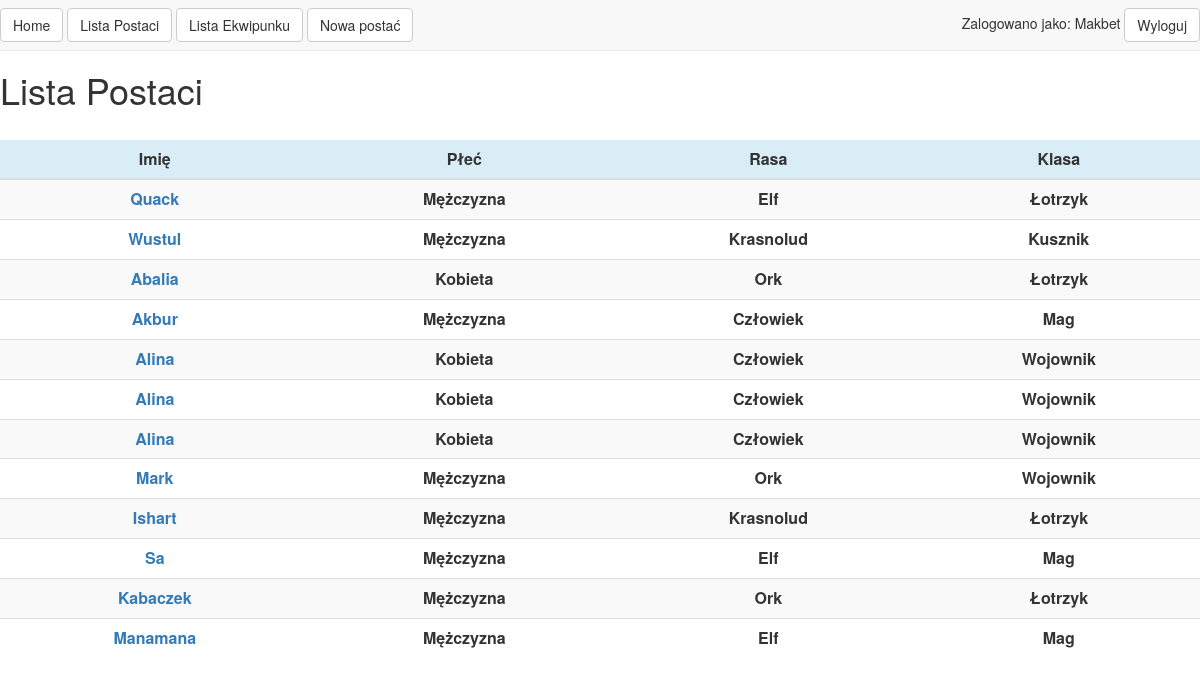
/characters/ (signed in), run on the app's committed database.
### character_sheet/models.py (models this page shows, shortened)
class Character_sheet(models.Model):
    user = models.ForeignKey(settings.AUTH_USER_MODEL, default=1)
    name = models.CharField(max_length=40)
    GENDER_CHOICES = (
        ('M', 'Mężczyzna'),
        ('F', 'Kobieta'),
    )
    gender = models.CharField(max_length=1, choices=GENDER_CHOICES, default='M')
    RACE_CHOICES = (
        ('H', 'Człowiek'),
        ('O', 'Ork'),
        ('E', 'Elf'),
        ('D', 'Krasnolud'),
    )
    race = models.CharField(max_length=1, choices=RACE_CHOICES, default='H')
    CLASS_CHOICES = (
        ('W', 'Wojownik'),
        ('R', 'Łotrzyk'),
        ('M', 'Mag'),
        ('C', 'Kusznik'),
    )
    class_x = models.CharField(max_length=1, choices=CLASS_CHOICES, default='W')
    gold = models.IntegerField(default=1000)

### character_sheet/views.py (the view)
# urls.py: url(r'^characters/$', characters_list),
def characters_list(request):
    querydata = Character_sheet.objects.all()
    passed_data = {
        "querydata": querydata,
        "title": "Lista Postaci"
    }
    return render(request, "characters/list.html", passed_data)

### templates/characters/list.html
{% extends "index.html" %}
{% block content %}
<div>
<table class="table table-striped table-hover">
<thead>
  <tr class="info">
    <th class="text-center">Imię</th>
    <th class="text-center">Płeć</th>
    <th class="text-center">Rasa</th>
    <th class="text-center">Klasa</th>
  </tr>
</thead>
<tbody>
{% for obj in querydata %}
<tr>
    <th class="text-center"><a href="/characters/{{ obj.id }}">{{ obj.name }}</a></th>
    <th class="text-center">{{ obj.get_gender_display }}</th>
    <th class="text-center">{{ obj.get_race_display }}</th>
    <th class="text-center">{{ obj.get_class_x_display }}</th>
</tr>
{% endfor %}
</tbody>
</table>
</div>
{% endblock %}

### templates/menu.html (shortened to what this page needs)
<div class="navbar navbar-default navbar-fixed-top" id="Ttopnav">
    <div style="float:left;">
      <a class="btn btn-default navbar-btn" href="/">Home</a>
      <a class="btn btn-default navbar-btn" href="/characters">Lista Postaci</a>
      <a class="btn btn-default navbar-btn" href="/equipment">Lista Ekwipunku</a>
        {% if user.groups.all.0.name == "Player" %}
            <a class="btn btn-default navbar-btn" href="/characters/new">Nowa postać</a>
        {% endif %}
    </div>
    <div style="float:right;">
        {% if user.is_authenticated %}
            <span>Zalogowano jako: {{ user.username }}  </span>
            <a class="btn btn-default navbar-btn" href="/logout">Wyloguj</a>
        {% else %}
            <a class="btn btn-default navbar-btn" href="/login">Zaloguj</a>
            <a class="btn btn-default navbar-btn" href="/signup">Zarejestruj</a>
        {% endif %}
    </div>
</div>

### templates/index.html (style rules this page uses)
body { padding-top: 50px; }

### data on the page
Character_sheet: name "Quack", gender "Mężczyzna", race "Elf", class_x "Łotrzyk"
Character_sheet: name "Wustul", gender "Mężczyzna", race "Krasnolud", class_x "Kusznik"
Character_sheet: name "Abalia", gender "Kobieta", race "Ork", class_x "Łotrzyk"
Character_sheet: name "Akbur", gender "Mężczyzna", race "Człowiek", class_x "Mag"
Character_sheet: name "Alina", gender "Kobieta", race "Człowiek", class_x "Wojownik"
Character_sheet: name "Alina", gender "Kobieta", race "Człowiek", class_x "Wojownik"
Character_sheet: name "Alina", gender "Kobieta", race "Człowiek", class_x "Wojownik"
Character_sheet: name "Mark", gender "Mężczyzna", race "Ork", class_x "Wojownik"
Character_sheet: name "Ishart", gender "Mężczyzna", race "Krasnolud", class_x "Łotrzyk"
Character_sheet: name "Sa", gender "Mężczyzna", race "Elf", class_x "Mag"
Character_sheet: name "Kabaczek", gender "Mężczyzna", race "Ork", class_x "Łotrzyk"
Character_sheet: name "Manamana", gender "Mężczyzna", race "Elf", class_x "Mag"

### other printed values
{{ user.username }} "Makbet"
{{ title }} "Lista Postaci"
